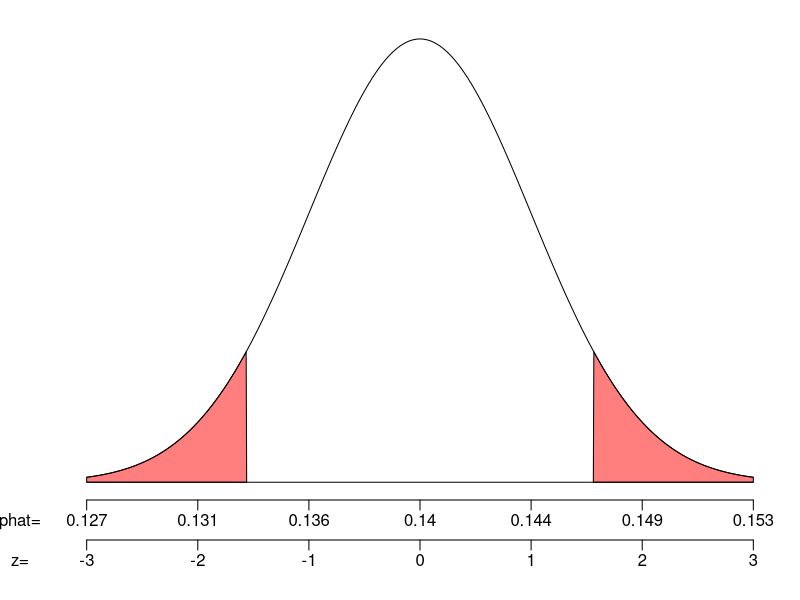

Generate this figure with R:
## ---- chunk 1
## DATA GENERATION
alpha = sample(c(0.2,0.1,0.05,0.04,0.02,0.01),1)
zstar = abs(qnorm(alpha/2))
while(T){
    p = round(runif(1,0.09,0.91),3)
    n = sample(1:10,1) * 10^sample(0:3,1)
    se = signif(sqrt(p*(1-p)/n),3)
    if (n*p>10 & n*(1-p)>10 & sqrt(n*p*(1-p))>7)
    {
        break
    }
}
z = round(runif(1,zstar-0.3,zstar+0.3),2) * sample(c(-1,1),1)
phat = signif(p+z*se,3)
z = round((phat-p)/se,2)
Pr = 2*round(pnorm(-abs(z)),4)
wrd2 = sample(c('not', 'not equal to', 'different than'),1)
if (Pr<alpha)
{
    wrd3 = 'reject'
    sym = '<'
} else {
    wrd3 = "don't reject"
    sym = '>'
}

## ---- chunk 2
par(mar=c(5,3,1,1))
zs = seq(-3,3,length=1000)
ys = dnorm(zs)
plot(zs, ys, 'l',xlim = c(-3,3), ylim = c(0,0.4),
     ann=FALSE,xaxt="n",yaxt="n",
     lwd=1,bty='n')
axis(side=1, line=0, at=-3:3, labels = FALSE)
mtext(signif(p+(-3:3)*se,3),side=1,line=0.5,at=-3:3)
mtext(c("phat="),line=0.5,side=1,at=-3.6)
axis(side=1, line=2,at=-3:3, labels = FALSE)
mtext(-3:3,side=1,line=2.5,at=-3:3)
mtext(c("z="),line=2.5,side=1,at=-3.6)
polygon(c(zs[zs<=-abs(z)], -abs(z), -3),c(ys[zs<=-abs(z)], 0, 0), col=rgb(1,0,0,0.5))
polygon(c(zs[zs>=abs(z)], 3, abs(z)),c(ys[zs>=abs(z)], 0, 0), col=rgb(1,0,0,0.5))
lines(c(-3,3),c(0,0),'l',lwd=1)
